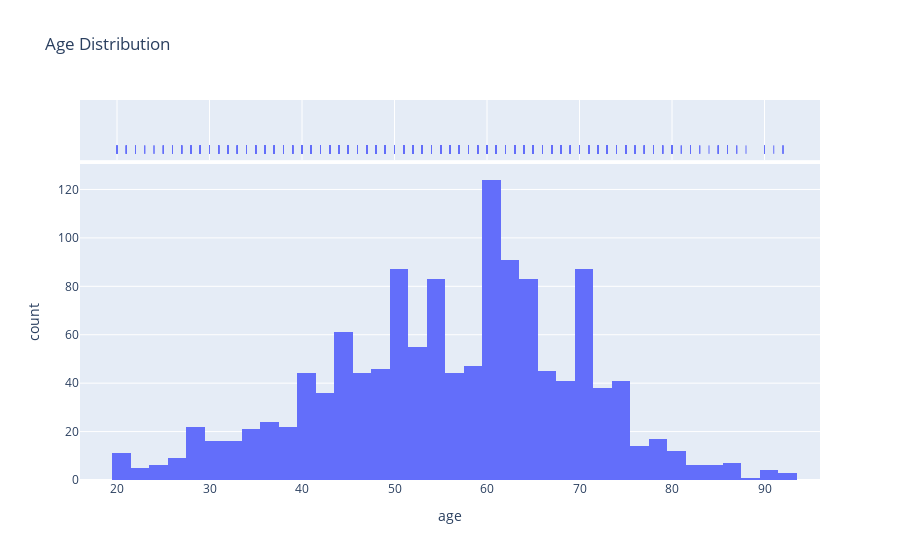

The cell this chart's notebook holds for it:
### Code cell
# Plot age distribution
fig = px.histogram(df, x='age', marginal="rug", title='Age Distribution')
fig.show()

### Figure 1 — Plotly figure (JSON) as saved in the notebook; plotly's stock layout.template omitted (floating-point values rounded to 4 significant figures; data arrays with more than 128 entries replaced by an {"elided": "..."} marker saying what was removed)
{"data": [{"alignmentgroup": "True", "bingroup": "x", "hovertemplate": "age=%{x}<br>count=%{y}<extra></extra>", "legendgroup": "", "marker": {"color": "#636efa", "pattern": {"shape": ""}}, "name": "", "offsetgroup": "", "orientation": "v", "showlegend": false, "type": "histogram", "x": {"elided": "1319 int values"}, "xaxis": "x", "yaxis": "y"}, {"alignmentgroup": "True", "boxpoints": "all", "fillcolor": "rgba(255,255,255,0)", "hoveron": "points", "hovertemplate": "age=%{x}<extra></extra>", "jitter": 0, "legendgroup": "", "line": {"color": "rgba(255,255,255,0)"}, "marker": {"color": "#636efa", "symbol": "line-ns-open"}, "name": "", "offsetgroup": "", "showlegend": false, "type": "box", "x": {"elided": "1319 int values"}, "xaxis": "x2", "yaxis": "y2"}], "layout": {"autosize": true, "barmode": "relative", "legend": {"tracegroupgap": 0}, "title": {"text": "Age Distribution"}, "xaxis": {"anchor": "y", "autorange": true, "domain": [0, 1], "range": [16, 96], "title": {"text": "age"}, "type": "linear"}, "xaxis2": {"anchor": "y2", "autorange": true, "domain": [0, 1], "matches": "x", "range": [16, 96], "showgrid": true, "showticklabels": false, "type": "linear"}, "yaxis": {"anchor": "x", "autorange": true, "domain": [0, 0.8316], "range": [0, 130.5], "title": {"text": "count"}}, "yaxis2": {"anchor": "x2", "autorange": true, "domain": [0.8416, 1], "matches": "y2", "range": [-0.6176, 0.5], "showgrid": false, "showline": false, "showticklabels": false, "ticks": "", "type": "category"}}}
